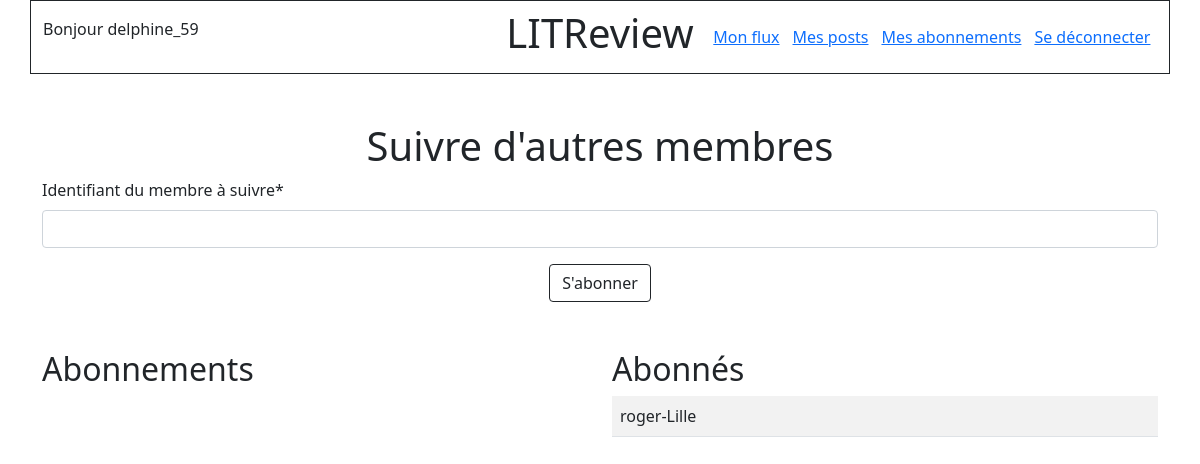
/follows/ (signed in), run on an earlier commit of the app's database.
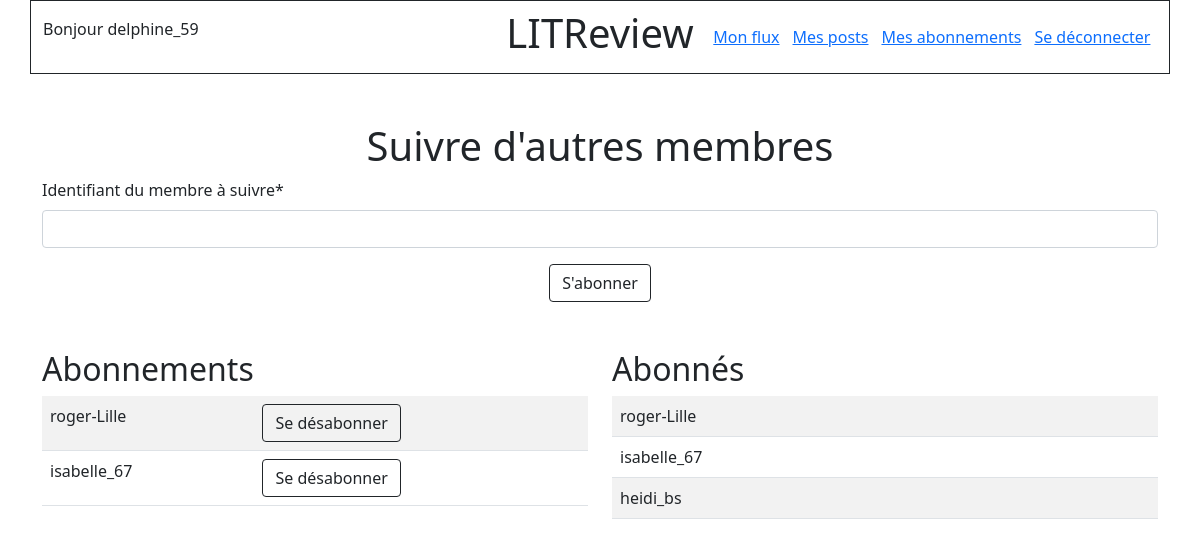
And on a later commit of the database.
### authentication/models.py (models this page shows)
class UserFollows(models.Model):
    user = models.ForeignKey(
        to=settings.AUTH_USER_MODEL,
        on_delete=models.CASCADE,
        related_name="following"
    )
    followed_user = models.ForeignKey(
        to=settings.AUTH_USER_MODEL,
        on_delete=models.CASCADE,
        related_name="following_by"
    )
    class Meta:
        unique_together = ["user", "followed_user"]

class User(AbstractUser):
    SUBSCRIBER = "Membre"
    followed_members = models.ManyToManyField(
        settings.AUTH_USER_MODEL,
        through="UserFollows",
        related_name="followed"
    )

### authentication/views.py (the view, shortened to what this page needs)
# urls.py: path("follows/", views.follows, name="follows"),
@login_required
def follows(request):
    add_followed_form = forms.AddFollowedForm()
    followed = request.user.followed_members.all()
    followers = request.user.following_by.all().order_by('user')
    message = ""
    context = {
        "add_followed_form": add_followed_form,
        "followed": followed,
        "followers": followers,
        "message": message
    }
    return render(
        request,
        "authentication/follows.html",
        context=context
    )

### authentication/forms.py
class AddFollowedForm(forms.Form):
    add_followed = forms.BooleanField(widget=forms.HiddenInput, initial=True)
    followed_name = forms.CharField(
        max_length=150,
        label="Identifiant du membre à suivre",
    )

### authentication/templates/authentication/follows.html (shortened to what this page needs)
{% extends "base.html" %}
{% load crispy_forms_tags %}
{% block content %}
    <h1 class="text-center">Suivre d'autres membres</h1>
    <form method="post">
        {{ add_followed_form|crispy }}
        <div class="text-center">
            <button type="submit" class="btn btn-outline-dark">S'abonner</button>
        </div>
    </form>
    <div class="row">
        <div class="col-6">
            <h2 class="mt-5">Abonnements</h2>
            <table class="table table-striped">
                {% for member in followed %}
                    <tr>
                        <td>
                            {{ member }}
                        </td>
                        <td>
                            <a class="btn btn-outline-dark" href="{% url 'authentication:remove_followed' followed_id=member.id %}">Se désabonner</a>
                        </td>
                    </tr>
                {% endfor %}
            </table>
        </div>
        <div class="col-6">
            <h2 class="mt-5">Abonnés</h2>
            <table class="table table-striped">
                {% for member in followers %}
                    <tr>
                        <td>{{ member.user }}</td>
                    </tr>
                {% endfor %}
            </table>
        </div>
    </div>
{% endblock content %}

What changed in the data, as far as the page shows it:
now on this page (row edited): User: username "roger-Lille"
added User: username "isabelle_67"
added UserFollows: user "isabelle_67"
added UserFollows: user "heidi_bs"
